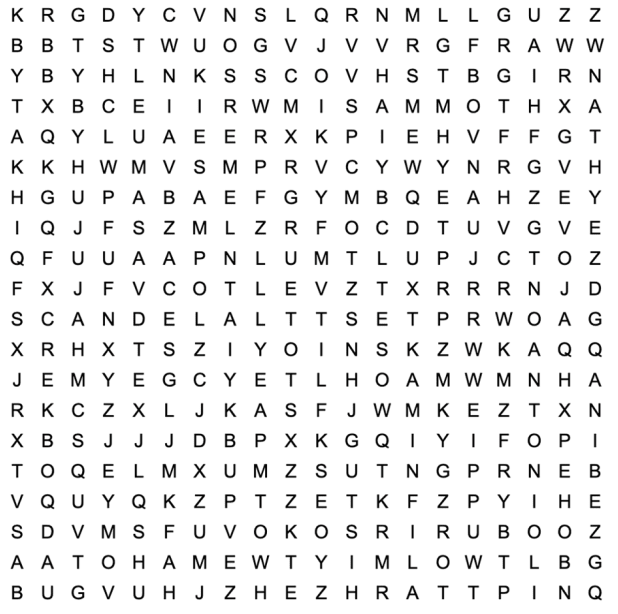
#> input picture images/example2.png, 618 x 614 px
$ python data_test.py
#> lines starting #> are read from the running program, lines starting #| are printed output that depends on the picture; after the words box and inside, x2 and y2 are one past the last pixel; in counts of white or black regions, pixels touching at a corner belong together
import cv2
import numpy as np
from skimage import measure
import pytesseract
from pytesseract import Output

pytesseract.pytesseract.tesseract_cmd = r'E:\Tesseract-OCR\tesseract'

# Read Image
img = cv2.imread('../images/example2.png')
#> img is the input picture: shape (614, 618, 3); mean B, G, R 238, 238, 238

# Gray image
gray = cv2.cvtColor(img, cv2.COLOR_BGR2GRAY)

# Threshold the image
th3 = cv2.adaptiveThreshold(gray,255,cv2.ADAPTIVE_THRESH_GAUSSIAN_C,\
            cv2.THRESH_BINARY,27,18)
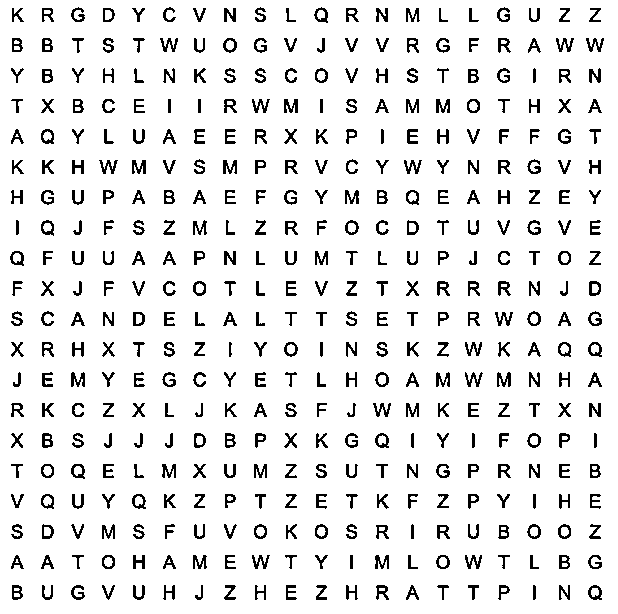
#> th3: shape (614, 618); 91.3% white; black in thin lines or dots
cv2.imshow('Threshold',th3)

inv_th3 = cv2.bitwise_not(th3)
#> inv_th3: shape (614, 618); 8.7% white in thin lines or dots
cv2.imshow('inv Threshold',inv_th3)
# detect characters
custom_oem_psm_config = r'-c tessedit_char_whitelist=ABCDEFGHIJKLMNOPQRSTUVWXYZ --oem 3 --psm 6'


#> (the run stopped early here; a loop or call above may not have finished)

$ run again, with images/example1.png copied over images/example2.png
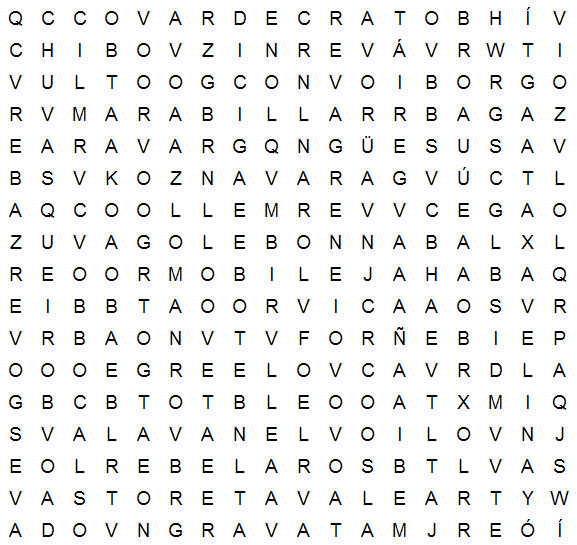
#> input picture images/example1.png, 577 x 545 px
#> img is the input picture: shape (545, 577, 3); mean B, G, R 240.6, 240.7, 240.6
#> `gray = cv2.cvtColor(img, cv2.COLOR_BGR2GRAY)`:
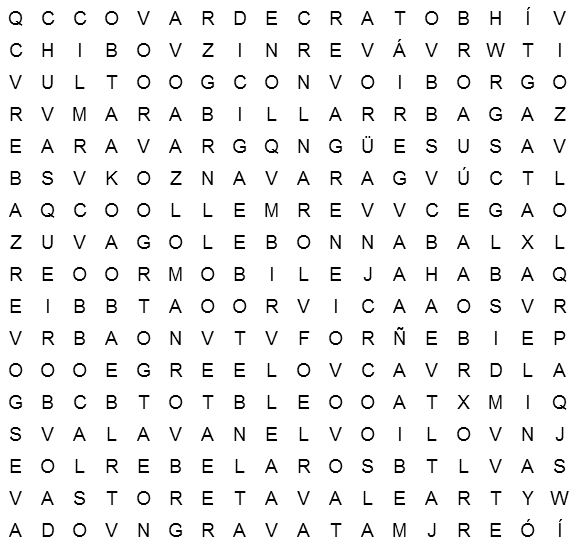
#> gray: shape (545, 577); min 0, max 255, mean 240.7
#> `th3 = cv2.adaptiveThreshold(gray,255,cv2.ADAPTIVE_THRESH_GAUSSIAN_C,\ ..`:
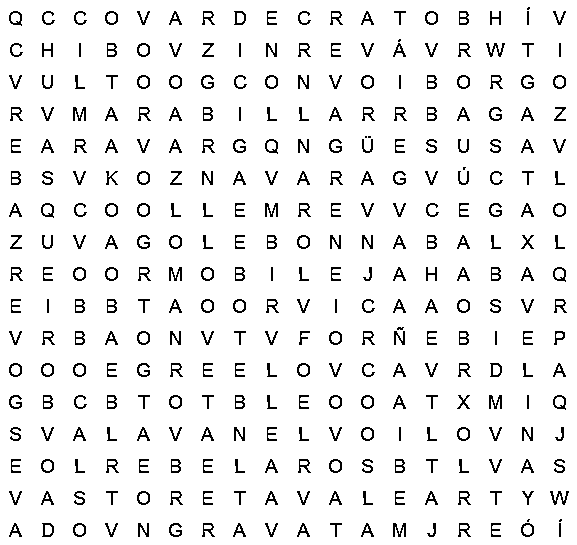
#> th3: shape (545, 577); 93.4% white; black in thin lines or dots
#> inv_th3: shape (545, 577); 6.6% white in thin lines or dots

$ run again, with images/mini_word.png copied over images/example2.png
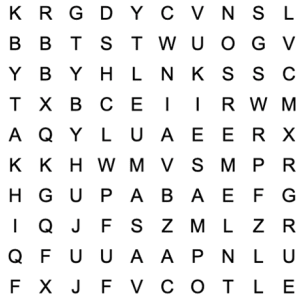
#> input picture images/mini_word.png, 306 x 304 px
#> img is the input picture: shape (304, 306, 3); mean B, G, R 237.7, 237.7, 237.7
#> `th3 = cv2.adaptiveThreshold(gray,255,cv2.ADAPTIVE_THRESH_GAUSSIAN_C,\ ..`:
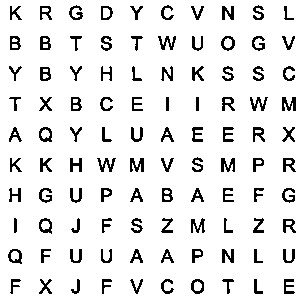
#> th3: shape (304, 306); 91% white; black in thin lines or dots, all inside (x1, y1, x2, y2) = (8, 5, 296, 294)
